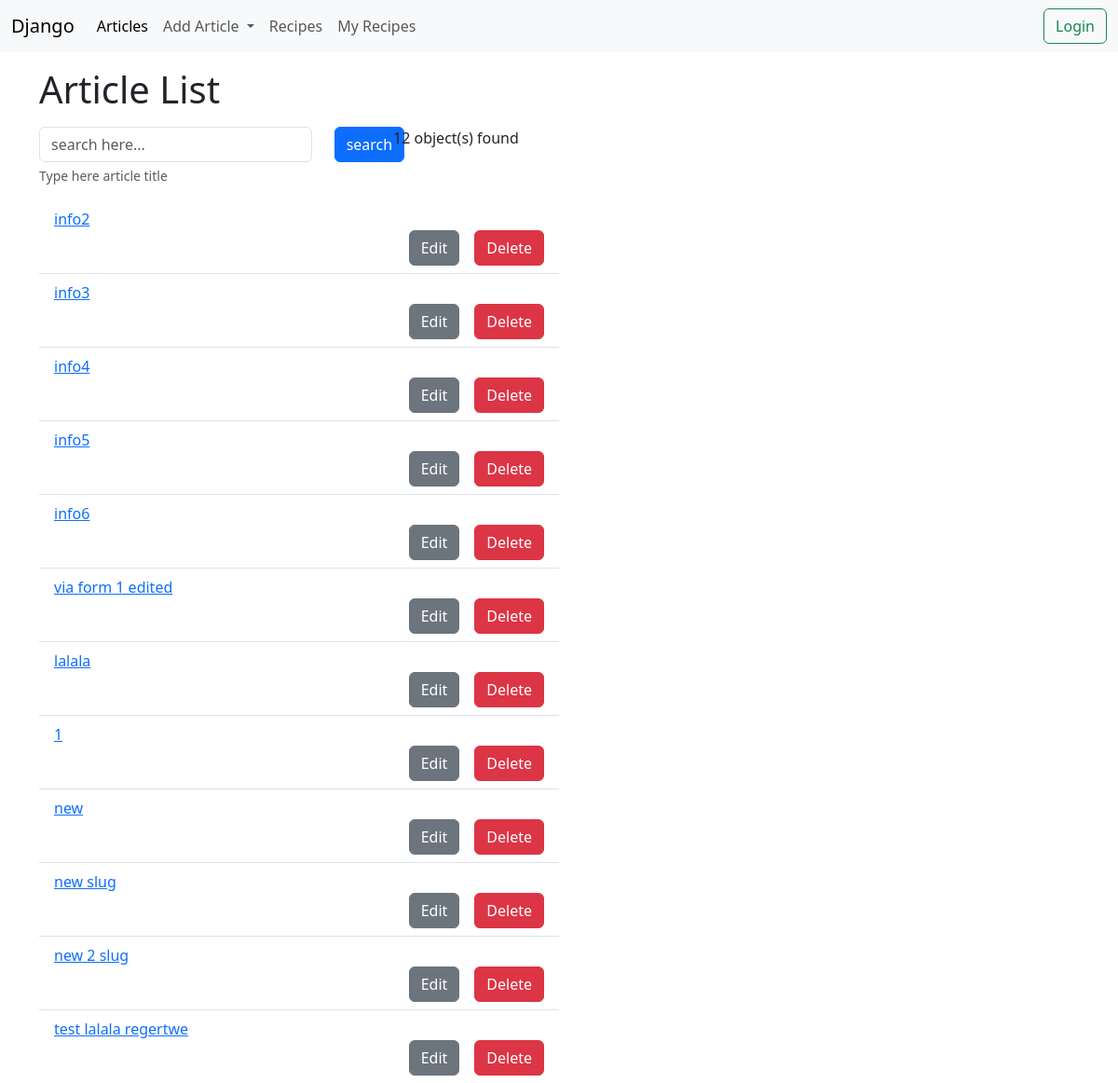
The page / on the database its author committed.
### article/models.py (models this page shows, shortened)
class Article(models.Model):
    title = models.CharField(max_length=221)
    content = models.TextField()
    slug = models.SlugField(null=True, unique=True)
    image = models.ImageField(upload_to='articles/', null=True, blank=True)
    modified_date = models.DateTimeField(auto_now=True)
    created_date = models.DateTimeField(auto_now_add=True)
    objects = ArticleManager()

### article/views.py (the view)
# urls.py: path('', article_list, name='list'),
def article_list(request):
    query = request.GET.get('q')
    articles = Article.objects.search(query=query)
    context = {
        'object_list': articles,
    }
    return render(request, 'article/index.html', context)

### article/models.py (called while the page is built, shortened)
    def search(self, query=None):
        if query is None or query == "":
            return self.all()

    def get_queryset(self):
        return ArticleQuerySet(self.model, using=self._db)

    def search(self, query=None):
        return self.get_queryset().search(query)

### templates/article/index.html (shortened to what this page needs)
{% extends 'base.html' %}
{% block header %}
    <h1>Article List</h1>
{% endblock %}
{% block content %}
    <div>
        <form action="{% url 'article:list' %}" method="get">
            <div class="row">
                <div class="col-md-4">
                    <div class="row">
                        <div class="col-10">
                            <div class="mb-3">
                                <input type="search" class="form-control" id="" aria-describedby="" autocomplete="off"
                                       placeholder="search here..." name="q">
                                <div id="emailHelp" class="form-text">Type here article title</div>
                            </div>
                        </div>
                        <div class="col-2">
                            <button type="submit" class="btn btn-primary">search</button>
                        </div>
                    </div>
                </div>
                <div class="col-md-8">
                    <span>{{ object_list.count }} object(s) found</span>
                </div>
            </div>
        </form>
    </div>
    <div class="col-md-6">
        <ul class="list-group list-group-flush">
            {% for object in object_list %}
                <li class="list-group-item">
                    <a href="{% url 'article:detail' object.slug %}">{{ object.title }} </a>
                    <span class="d-grid gap-2 d-md-flex justify-content-md-end">
                        <a href="{% url 'article:change-form' object.id %}" class="btn btn-secondary me-md-2">Edit</a>
                        <a href="{% url 'article:delete' object.id %}" class="btn btn-danger">Delete</a>
                    </span>
                </li>
            {% endfor %}
        </ul>
    </div>
{% endblock %}

### rows shown on the page
Article: title "info2"
Article: title "info3"
Article: title "info4"
Article: title "info5"
Article: title "info6"
Article: title "via form 1 edited"
Article: title "lalala"
Article: title "1"
Article: title "new"
Article: title "new slug"
Article: title "new 2 slug"
Article: title "test lalala regertwe"

### other values the page prints
{{ object_list.count }} "12"
